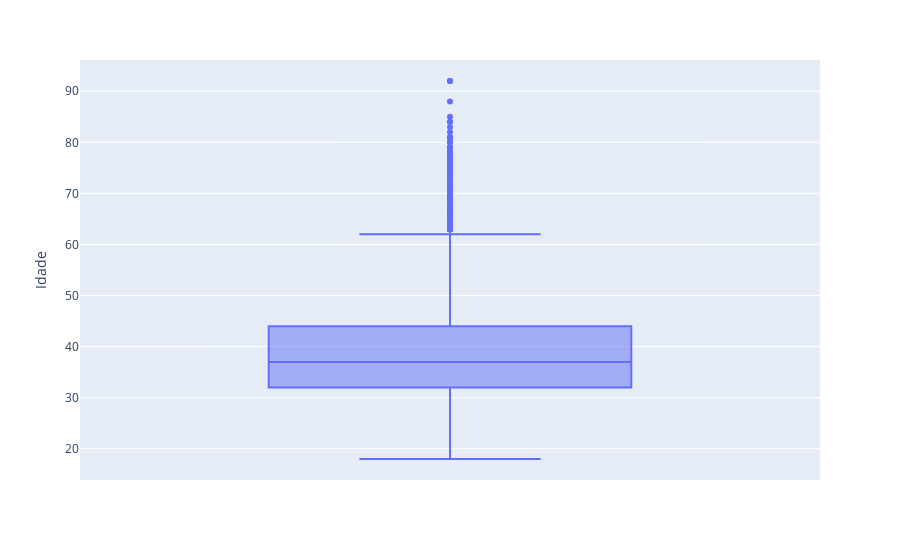

Notebook cell for this chart:
### Code cell
px.box(base, y='Idade')

### Figure 1 — Plotly figure (JSON) as saved in the notebook; plotly's stock layout.template omitted (floating-point values rounded to 4 significant figures; data arrays with more than 128 entries replaced by an {"elided": "..."} marker saying what was removed)
{"data": [{"alignmentgroup": "True", "hovertemplate": "Idade=%{y}<extra></extra>", "legendgroup": "", "marker": {"color": "#636efa"}, "name": "", "notched": false, "offsetgroup": "", "orientation": "v", "showlegend": false, "type": "box", "x0": " ", "xaxis": "x", "y": {"elided": "10000 int values"}, "y0": " ", "yaxis": "y"}], "layout": {"boxmode": "group", "legend": {"tracegroupgap": 0}, "margin": {"t": 60}, "xaxis": {"anchor": "y", "domain": [0, 1]}, "yaxis": {"anchor": "x", "domain": [0, 1], "title": {"text": "Idade"}}}}
